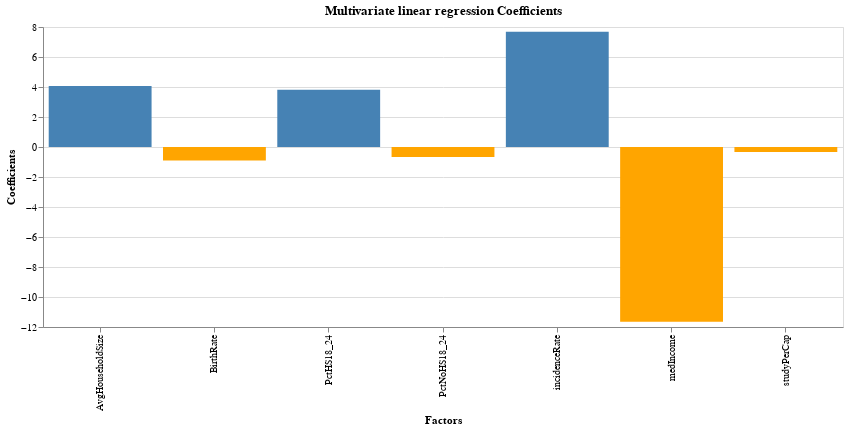

Write notebook code for a chart like this one.
### Code cell
coef=list(coef)

factors=list(X.columns)

print("Intercept: "+str(float(intercept)))
for i in range(len(factors)):
  print(str(factors[i])+": "+ "coef: " +str(coef[i]))

# Create a DataFrame from the data
coef_df = pd.DataFrame({'Factors': factors, 'Coefficients': coef})

# Create a bar chart using Altair
chart = alt.Chart(coef_df).mark_bar().encode(
    x='Factors',
    y='Coefficients',
    color=alt.condition(
        alt.datum.Coefficients > 0,
        alt.value('steelblue'),  # Positive coefficients in blue
        alt.value('orange')      # Negative coefficients in orange
    ),
    tooltip=['Factors', 'Coefficients']
).properties(
    title='Multivariate linear regression Coefficients',width=800,
    height=300
)

# Show the chart
chart

### Figure 1 — Vega-Lite specification as saved in the notebook (floating-point values rounded to 4 significant figures)
{"config": {"view": {"continuousWidth": 400, "continuousHeight": 300}}, "data": {"name": "data-6ef5ccfdf24062709307d43da8c84362"}, "mark": "bar", "encoding": {"color": {"condition": {"value": "steelblue", "test": "(datum.Coefficients > 0)"}, "value": "orange"}, "tooltip": [{"field": "Factors", "type": "nominal"}, {"field": "Coefficients", "type": "quantitative"}], "x": {"field": "Factors", "type": "nominal"}, "y": {"field": "Coefficients", "type": "quantitative"}}, "height": 300, "title": "Multivariate linear regression Coefficients", "width": 800, "$schema": "https://vega.github.io/schema/vega-lite/v4.17.0.json", "datasets": {"data-6ef5ccfdf24062709307d43da8c84362": [{"Factors": "incidenceRate", "Coefficients": 7.691}, {"Factors": "medIncome", "Coefficients": -11.65}, {"Factors": "studyPerCap", "Coefficients": -0.3301}, {"Factors": "AvgHouseholdSize", "Coefficients": 4.061}, {"Factors": "PctNoHS18_24", "Coefficients": -0.6622}, {"Factors": "PctHS18_24", "Coefficients": 3.819}, {"Factors": "BirthRate", "Coefficients": -0.8971}]}}
